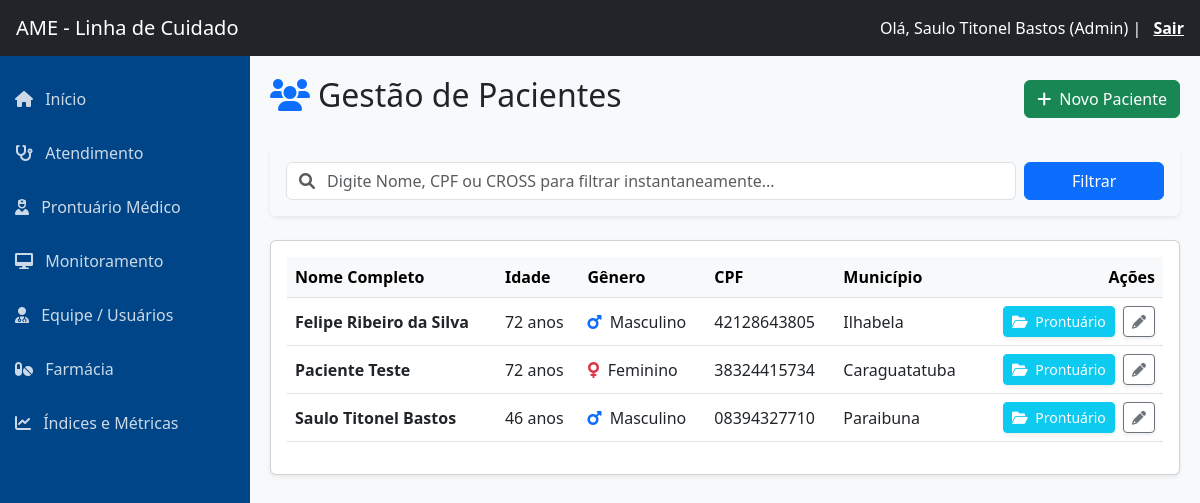
The app's page /pacientes/ (signed in), older data.
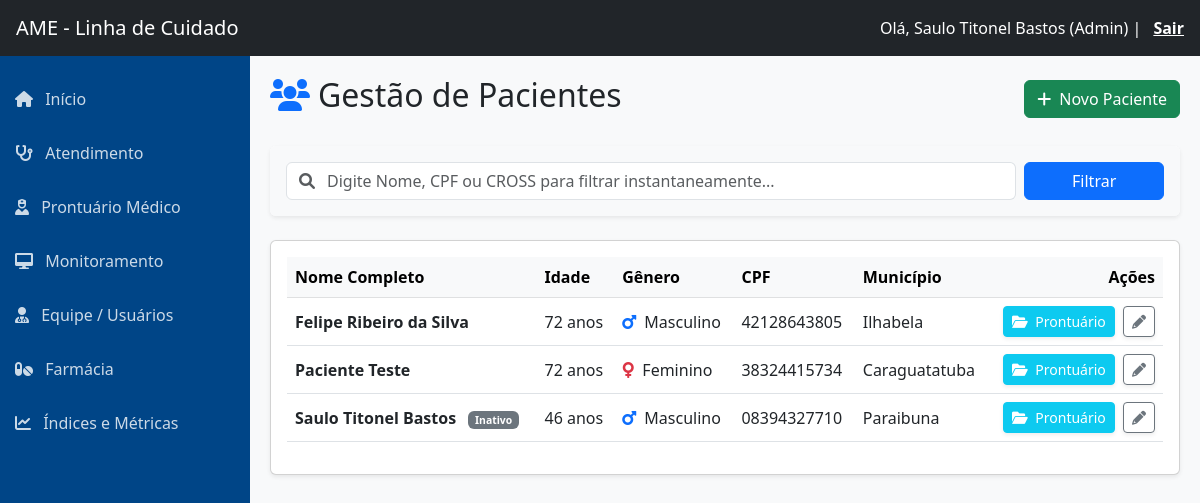
The same page, newer data.
### core/models.py (models this page shows, shortened)
class Paciente(models.Model):
    SEXO_CHOICES = [('M', 'Masculino'), ('F', 'Feminino')]
    ETNIA_CHOICES = [
        ('Branca', 'Branca'), ('Parda', 'Parda'),
        ('Negra', 'Negra'), ('Indígena', 'Indígena')
    ]
    nome = models.CharField(max_length=100)
    cpf = models.CharField(max_length=14, unique=True)
    sexo = models.CharField(max_length=1, choices=SEXO_CHOICES)
    etnia = models.CharField(max_length=20, choices=ETNIA_CHOICES)
    data_nascimento = models.DateField()
    data_insercao = models.DateField(default=date.today)
    data_alta = models.DateField(null=True, blank=True)
    municipio = models.CharField(max_length=100, default='Caraguatatuba')
    telefone = models.CharField(max_length=20, blank=True)
    ativo = models.BooleanField(default=True)
    siresp = models.CharField(max_length=20, null=True, blank=True, verbose_name="Número CROSS / SIRESP")
    altura_ultima = models.DecimalField(max_digits=4, decimal_places=2, null=True, blank=True)
    @property
    def idade(self):
        if not self.data_nascimento: return 0
        hoje = date.today()
        return hoje.year - self.data_nascimento.year - (
                (hoje.month, hoje.day) < (self.data_nascimento.month, self.data_nascimento.day))

### core/decorators.py (the view)
    def wrapper_func(request, *args, **kwargs):
        allowed_roles = ['MED', 'ENF', 'NUT', 'FAR']
        if request.user.is_authenticated and (
                request.user.tipo_profissional in allowed_roles or request.user.is_superuser):
            return view_func(request, *args, **kwargs)
        else:
            messages.error(request, "Acesso restrito à Equipe de Profissionais de Saúde.")
            return redirect('index')

### core/views.py (called while the page is built)
@login_required
@health_team
def gestao_pacientes(request):
    termo = request.GET.get('busca')
    abrir_modal = request.GET.get('novo') == 'true'
    if termo:
        pacientes = Paciente.objects.filter(
            Q(nome__icontains=termo) |
            Q(cpf__icontains=termo) |
            Q(siresp__icontains=termo)
        ).order_by('nome')
    else:
        pacientes = Paciente.objects.all().order_by('nome')
    return render(request, 'pacientes.html', {
        'pacientes': pacientes,
        'abrir_modal': abrir_modal
    })

### core/templates/pacientes.html (shortened to what this page needs)
{% extends 'sidebar.html' %}
{% load static %}
{% block content %}
<div class="d-flex justify-content-between align-items-center mb-4">
    <h2><i class="fas fa-users text-primary me-2"></i>Gestão de Pacientes</h2>
    <button class="btn btn-success" onclick="abrirModalNovo()">
        <i class="fas fa-plus me-2"></i>Novo Paciente
    </button>
</div>
<div class="card shadow-sm mb-4 border-0">
    <div class="card-body bg-light rounded">
        <form method="GET" class="row g-2 align-items-center" id="searchForm">
            <div class="col-md-10">
                <div class="input-group">
                    <span class="input-group-text bg-white text-muted"><i class="fas fa-search"></i></span>
                    <input type="text" name="busca" id="inputBusca" class="form-control border-start-0 ps-0"
                           placeholder="Digite Nome, CPF ou CROSS para filtrar instantaneamente..."
                           value="{{ request.GET.busca|default:'' }}" autocomplete="off" autofocus>
                </div>
            </div>
            <div class="col-md-2">
                <button type="submit" class="btn btn-primary w-100">Filtrar</button>
            </div>
        </form>
    </div>
</div>
<div class="card shadow-sm">
    <div class="card-body">
        <div class="table-responsive">
            <table class="table table-hover align-middle">
                <thead class="table-light">
                    <tr>
                        <th>Nome Completo</th>
                        <th>Idade</th>
                        <th>Gênero</th>
                        <th>CPF</th>
                        <th>Município</th>
                        <th class="text-end">Ações</th>
                    </tr>
                </thead>
                <tbody id="tabelaPacientes">
                    {% for p in pacientes %}
                    <tr class="paciente-row" data-filter="{{ p.nome|lower }} {{ p.cpf }} {{ p.siresp|default:'' }}">
                        <td class="fw-bold">
                            <a href="{% url 'detalhe_paciente' p.id %}" class="text-decoration-none text-dark hover-link" title="Abrir Prontuário Completo">
                                {{ p.nome }}
                                {% if not p.ativo %}
                                    <span class="badge bg-secondary ms-2" style="font-size: 0.65rem;">Inativo</span>
                                {% endif %}
                            </a>
                        </td>
                        <td>{{ p.idade }} anos</td>
                        <td>
                            {% if p.sexo == 'M' %}
                                <i class="fas fa-mars text-primary me-1"></i> Masculino
                            {% elif p.sexo == 'F' %}
                                <i class="fas fa-venus text-danger me-1"></i> Feminino
                            {% else %}
                                -
                            {% endif %}
                        </td>
                        <td>{{ p.cpf }}</td>
                        <td>{{ p.municipio }}</td>
                        <td class="text-end">
                            <a href="{% url 'detalhe_paciente' p.id %}" class="btn btn-sm btn-info text-white me-1 shadow-sm" title="Ver Prontuário Completo">
                                <i class="fas fa-folder-open me-1"></i> Prontuário
                            </a>
                            <button class="btn btn-sm btn-outline-secondary shadow-sm" onclick="editarPaciente({{ p.id }})" title="Editar Dados Cadastrais">
                                <i class="fas fa-pencil-alt"></i>
                            </button>
                        </td>
                    </tr>
                    {% empty %}
                    <tr id="no-results">
                        <td colspan="6" class="text-center text-muted py-4">Nenhum paciente encontrado.</td>
                    </tr>
                    {% endfor %}
                </tbody>
            </table>
        </div>
    </div>
</div>
{% endblock %}

Row changes from the older to the newer data that the page shows:
changed Paciente "Saulo Titonel Bastos": now shows "Inativo"
